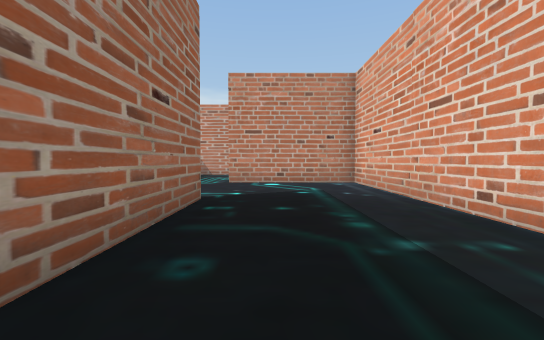
view 1 (above)

16 first-person views from a walk through a scene from a Unity 3-D project. The camera is 1.4 m above the floor, tilts 2° down and sees 90° across. The floor is counted in squares, 2 m on a side. Each view is taken from the middle of a square. On the plan, view 1 faces up. The plan holds only what a view shows up to about 9 squares ahead; the rest is blank. The place goes on beyond the plan. The player character is not drawn. Some animated figures are left out.

view 2
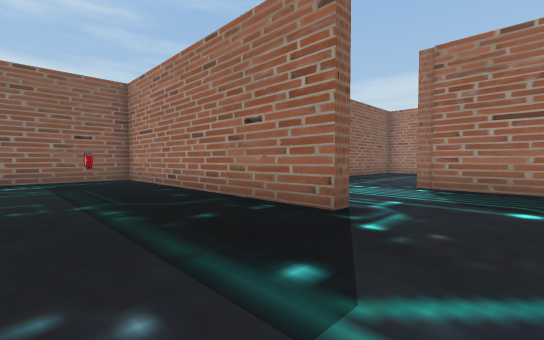

view 3
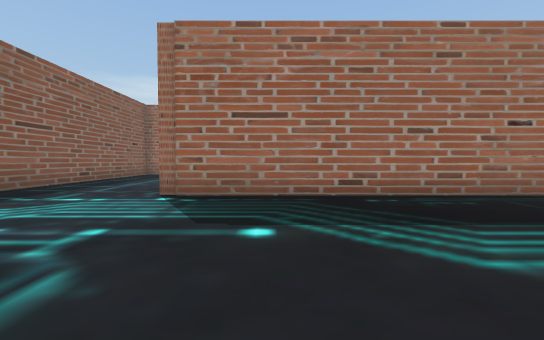

view 4
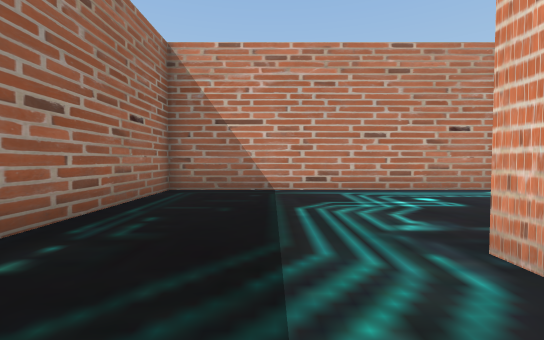

view 5
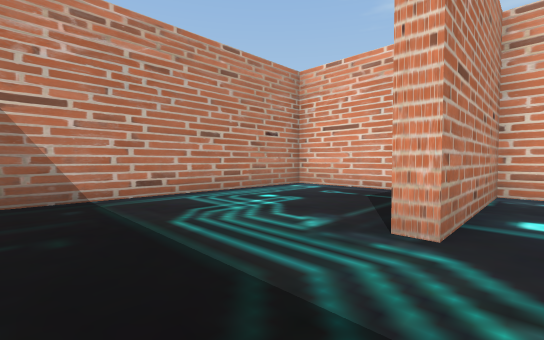

view 6
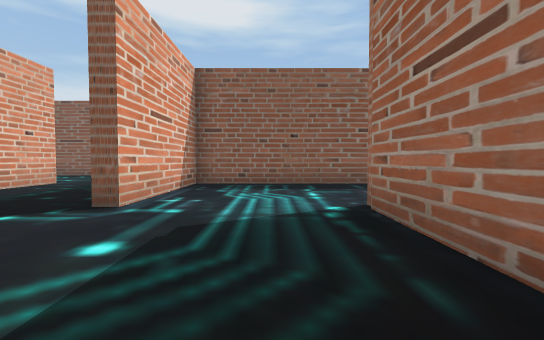

view 7
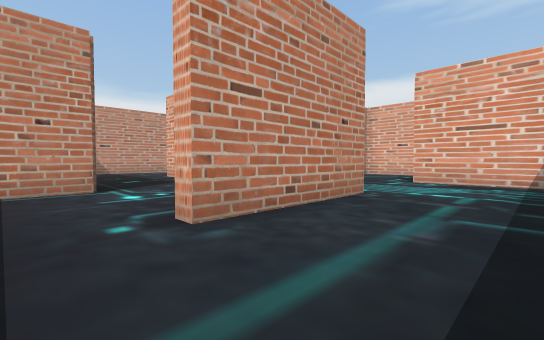

view 8
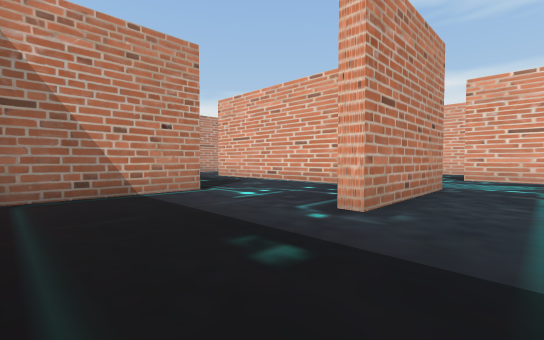

view 9
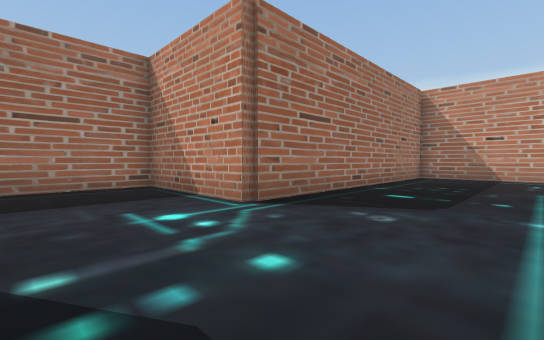

view 10
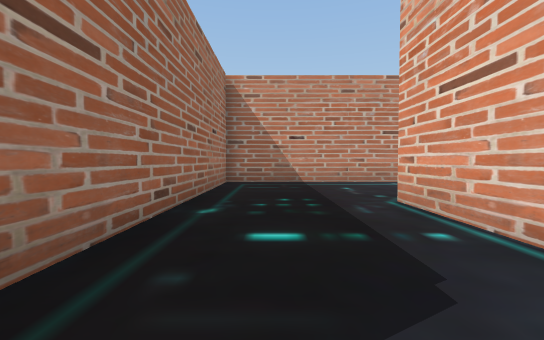

view 11
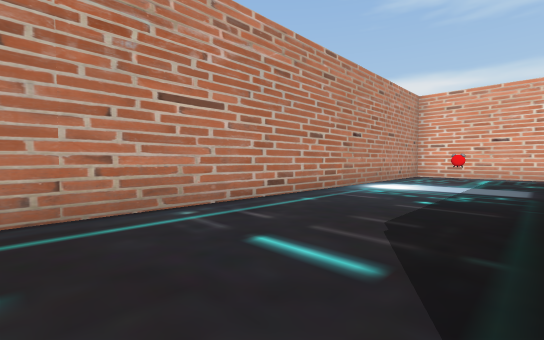

view 12
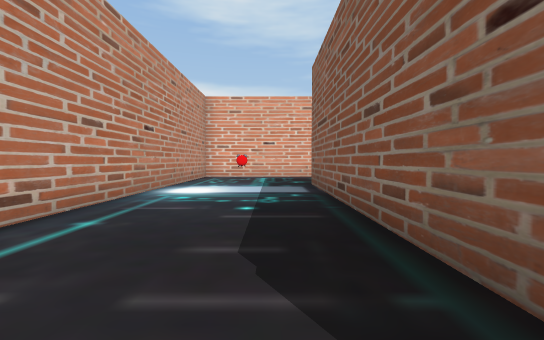

view 13
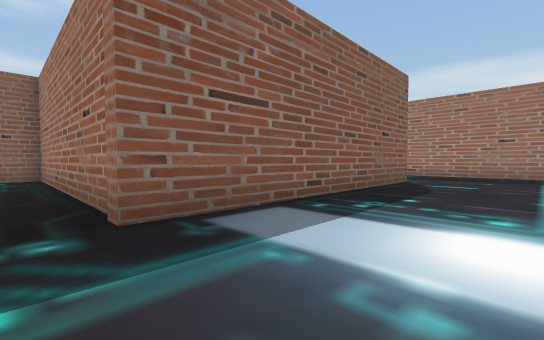

view 14
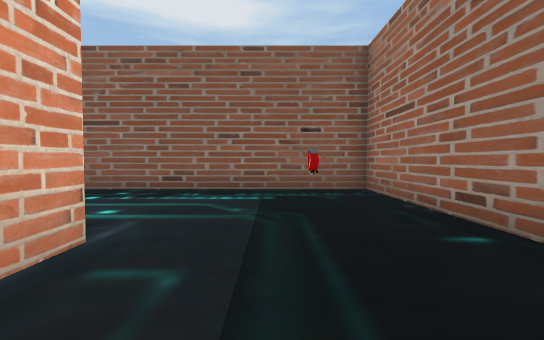

view 15
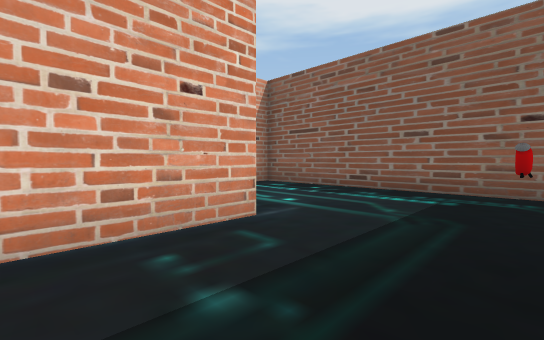

view 16
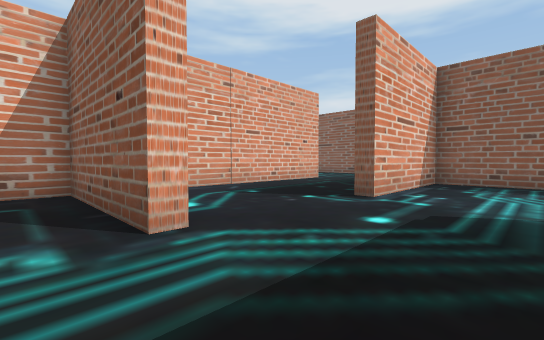

### Floor plan
Points are (right, up) in squares from view 1. A wall is a line through its corners. A room is listed if a view was taken in it or the views show most of it. See-through windows are left out.
Room 1 (views 1, 2, 3, 4, 5, 6, 7, 8, 9, 10, 11, 12, 13, 14, 15, 16)
walls: (-5.8, 7.4) (-5.8, 8.6); (-5.8, 11.1) (-5.8, 13.8); (-5.5, 13.8) (3, 13.8) (3, 5.2) (4, 5.2); (2.6, 0.6) (2.6, 8.6) (-1.4, 8.6) (-1.4, 9) (2.6, 9) (2.6, 13.4) (-5.4, 13.4) (-5.4, 4.7) (-9.5, 4.7) (-9.5, 5.1); (-9, 0.8) (-1.7, 0.8) (-1.7, 4.9) (-1.3, 4.9) (-1.3, -3.6) (4.5, -3.6); (4.1, 17.8) (-9.5, 17.8) (-9.5, 8.9) (-13.5, 8.9) (-13.5, 6)
objects: other object (0, -2)

Where each view was taken, in squares from view 1:
view 1: 0 up, 0 right, facing up
view 2: 7 up, 2 right, facing down-left
view 3: 7 up, 0 right, facing left
view 4: 7 up, 3 left, facing up
view 5: 8 up, 4 left, facing up-right
view 6: 9 up, 4 left, facing down
view 7: 2 up, 11 left, facing up-right
view 8: 3 up, 13 left, facing up-right
view 9: 6 up, 6 left, facing up-left
view 10: 9 up, 8 left, facing up
view 11: 14 up, 6 left, facing up-right
view 12: 15 up, 5 left, facing right
view 13: 17 up, 4 right, facing down-left
view 14: 3 up, 1 right, facing down
view 15: 3 up, 0 right, facing down-right
view 16: 10 up, 4 left, facing down-right
